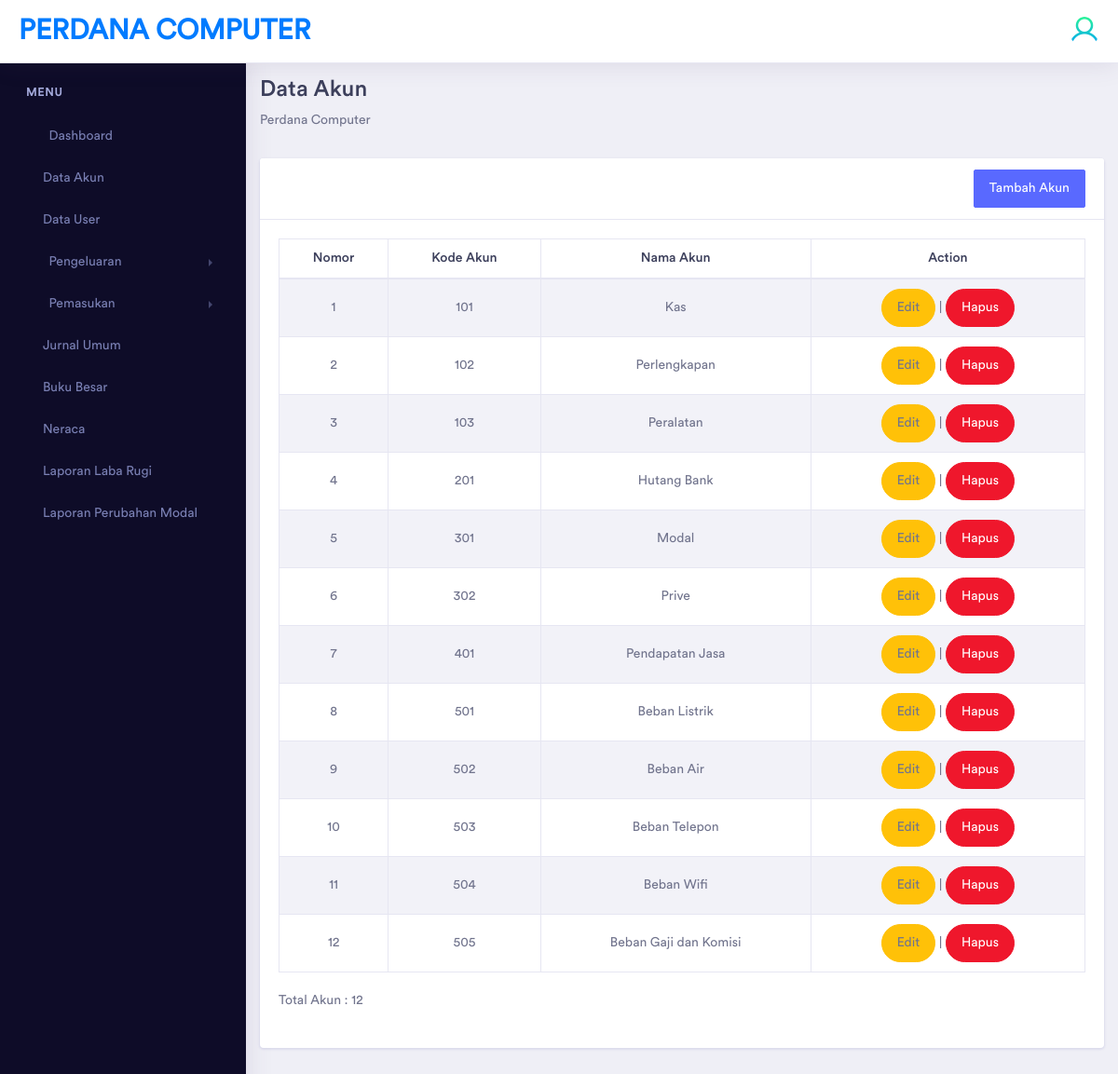
Screenshot of /modules/dataakun.php (signed in) with the database file from the repository.
### tables this page shows
CREATE TABLE `bagan_akun` (
  `id_baganakun` int(11) NOT NULL,
  `kode_akun` varchar(100) NOT NULL,
  `nama_akun` varchar(100) NOT NULL,
  `posisi` varchar(10) NOT NULL,
  `status_akun` enum('Debit','Kredit') NOT NULL,
  `posisi_neraca` varchar(10) NOT NULL,
  `pm` varchar(10) NOT NULL,
  `jenis` varchar(10) NOT NULL
);

### config/koneksi.php (called while the page is built, shortened)
<?php
 $base_url="http://localhost/Webakuntansi/";
?>

### modules/dataakun.php (the view, shortened to what this page needs)
<?php
include "../config/koneksi.php";
?>
<!doctype html>
<html lang="en">
<head>
    <link rel="stylesheet" href="<?php echo $base_url;?>includes/assets/vendor/bootstrap/css/bootstrap.min.css">
    <link href="<?php echo $base_url;?>includes/assets/vendor/fonts/circular-std/style.css" rel="stylesheet">
    <link rel="stylesheet" href="<?php echo $base_url;?>includes/assets/libs/css/style.css">
    <link rel="stylesheet" href="<?php echo $base_url;?>includes/assets/vendor/fonts/fontawesome/css/fontawesome-all.css">
    <link rel="stylesheet" href="<?php echo $base_url;?>includes/assets/vendor/charts/morris-bundle/morris.css">
    <link rel="stylesheet" href="<?php echo $base_url;?>includes/assets/vendor/fonts/material-design-iconic-font/css/materialdesignicons.min.css">
</head>
<body>
<?php if(@$_SESSION['username']){
  ?>
    <div class="dashboard-main-wrapper">
    <?php include "header.php";
  ?>
	    </div>
	    <div class="nav-left-sidebar sidebar-dark">
      <?php include "sidebar.php";
  ?>
	    </div>
	    <div class="dashboard-wrapper">
	        <div class="dashboard-influence">
	            <div class="container-fluid">
                    </div>
                    <div class="row">
                    <div class="col-xl-12 col-lg-12 col-md-12 col-sm-12 col-12">
                        <div class="page-header">
                            <h2 class="pageheader-title">Data Akun</h2>
                        <p> Perdana Computer </p>
                        </div>
                    </div>
                </div>
                      <div class="row">
                    <div class="col-xl-12 col-lg-12 col-md-12 col-sm-12 col-12">
                        <div class="card">
                            <div class="card-header">
                                <div align="right"> <a href="#" class="btn btn-primary" data-toggle="modal" data-target="#exampleModal">
                    Tambah Akun</a> </div>
                            </div>
                            <div class="card-body">
                                <div class="table-responsive">
                                    <table id="example4" class="table table-striped table-bordered" style="width:100%">
                                        <thead>
                                            <tr>
                                                <th style="text-align:center;">Nomor</th>
                                                <th style="text-align:center;">Kode Akun</th>
                                                <th style="text-align:center;">Nama Akun</th>
                                                <th style="text-align:center;" colspan="2">Action</th>
                                            </tr>
                                        </thead>
                                        <?php
  $no =1;
  $ambil = mysqli_query($conn,"SELECT * FROM bagan_akun");
  while ($data = mysqli_fetch_array($ambil)) {
    ?>
  <tr>
    <td style="text-align:center;"><?php echo $no++;?></td>
    <td style="text-align:center;"><?php echo $data['kode_akun'];?></td>
    <td style="text-align:center;"><?php echo $data['nama_akun'];?></td>
    <td style="text-align:center;">
        <a class="btn btn-rounded btn-warning" data-toggle="modal" data-target="#exampleModal1<?=$data['id_baganakun'] ?>">Edit</a> |
                                            </div>
        <a class="btn btn-rounded btn-danger" href="../config/hapus_akun.php?id_baganakun=<?php echo $data['id_baganakun']?>" onclick="return confirm('Data ini akan dihapus. Apakah anda yakin?')">Hapus</a>
    </td>
  </tr>
  <?php
  }
  ?>
                                    <p><p>Total Akun : <?php echo mysqli_num_rows($ambil) ?></p></p>
                      <?php } else { echo "<script>window.location.href='login.php'</script>";} ?>
</body>
</html>

### rows the page displays
bagan_akun: kode_akun "101", nama_akun "Kas"
bagan_akun: kode_akun "102", nama_akun "Perlengkapan"
bagan_akun: kode_akun "103", nama_akun "Peralatan"
bagan_akun: kode_akun "201", nama_akun "Hutang Bank"
bagan_akun: kode_akun "301", nama_akun "Modal"
bagan_akun: kode_akun "302", nama_akun "Prive"
bagan_akun: kode_akun "401", nama_akun "Pendapatan Jasa"
bagan_akun: kode_akun "501", nama_akun "Beban Listrik"
bagan_akun: kode_akun "502", nama_akun "Beban Air"
bagan_akun: kode_akun "503", nama_akun "Beban Telepon"
bagan_akun: kode_akun "504", nama_akun "Beban Wifi"
bagan_akun: kode_akun "505", nama_akun "Beban Gaji dan Komisi"

### other values shown
mysqli_num_rows($ambil) "12"
